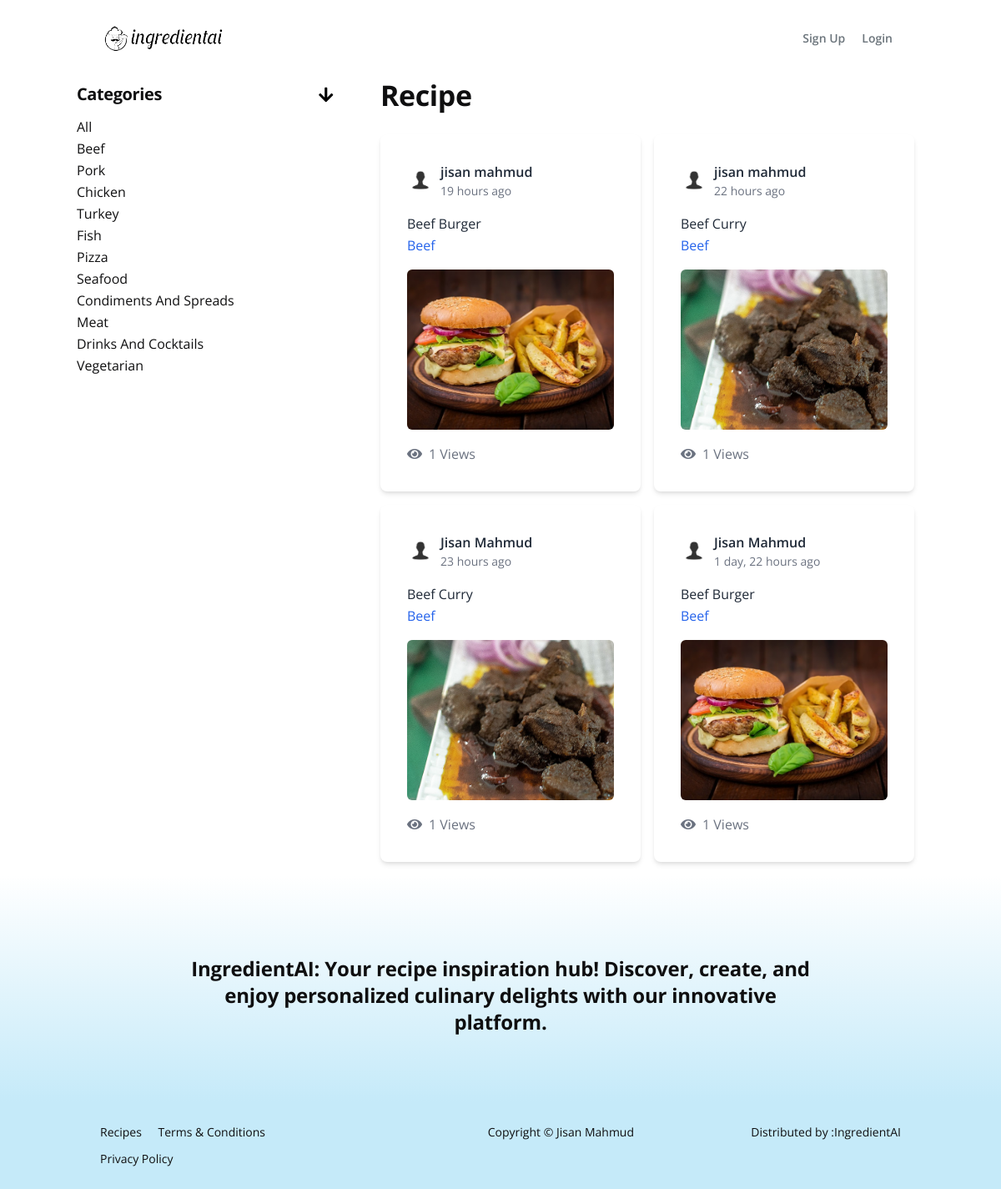
/blog/recipes/1, run on an earlier commit of the app's database.
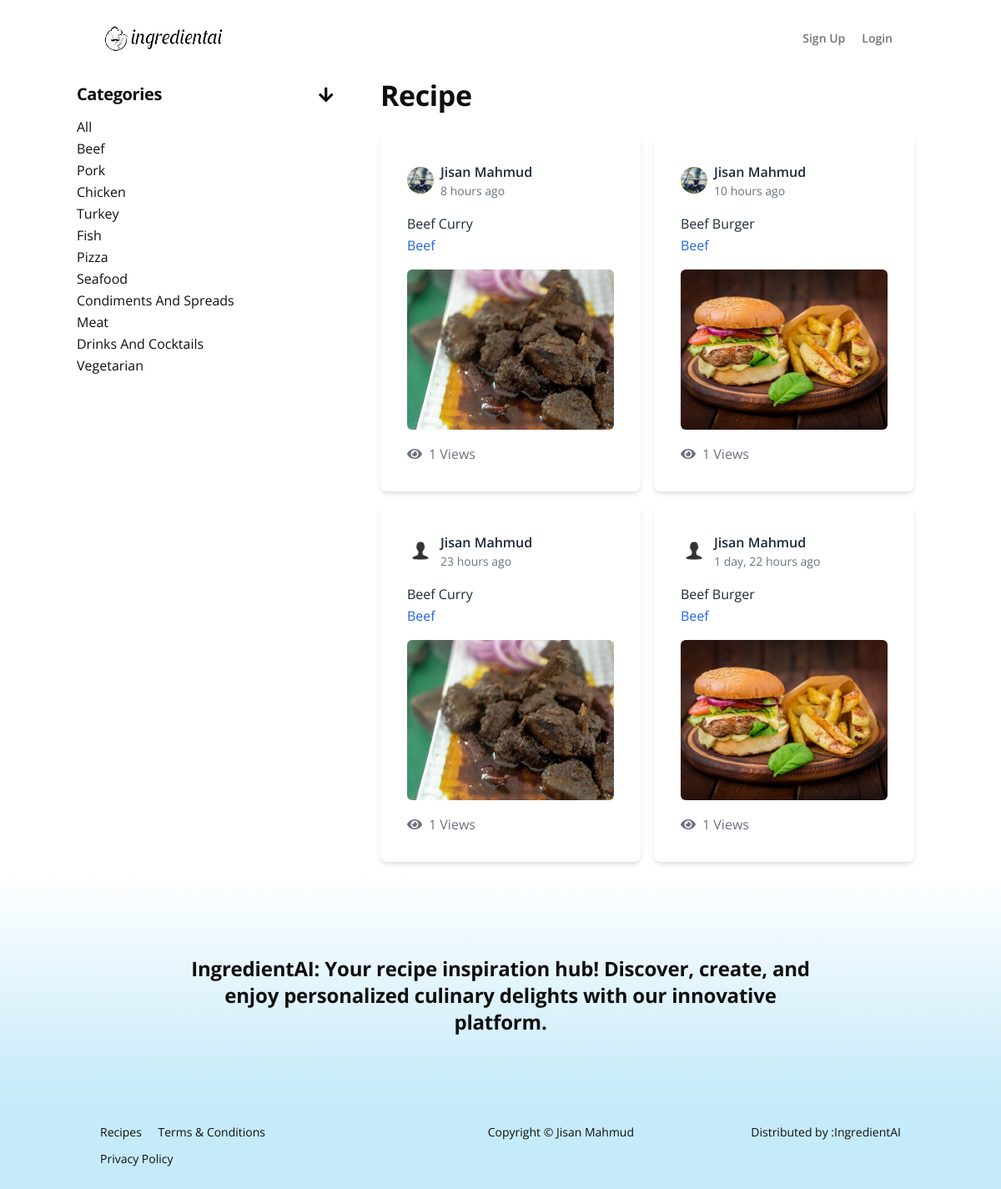
And on a later commit of the database.
### category/models.py (models this page shows)
class Category(models.Model):
    category_name = models.CharField(max_length= 100, unique= True)
    slug = models.SlugField(max_length= 150, blank= True, null= True)
    class Meta:
        verbose_name= 'category'
        verbose_name_plural= 'categories'

### blog/models.py (models this page shows, shortened)
class RecipeModel(models.Model):
    recipe_name = models.CharField(max_length= 250)
    slug = models.SlugField(max_length= 300, blank= True, null= True)
    image = models.ImageField(upload_to= 'recipe_image/', blank= True, default= 'recipe_image/recipe_thumb.webp')
    about = models.TextField()
    user = models.ForeignKey(CustomUser, on_delete= models.CASCADE, default= 1)
    category = models.ForeignKey(Category, on_delete= models.CASCADE, related_name= 'recipe')
    cooking_time = models.CharField(max_length= 50)
    calorie = models.CharField(max_length= 20)
    ingredients = models.TextField()
    instructions = models.TextField()
    notes = models.CharField(max_length= 250, blank= True, default= 'This recipe is AI-generated and IngredientAI has not verified it for accuracy or safety. It may contain errors. Always use your best judgement when making AI-generated dishes.')
    create_at = models.DateTimeField(auto_now_add= True)
    views = models.IntegerField(blank= True, default= 0)
    class Meta:
        verbose_name = 'Recipe'

### accounts/models.py (models this page shows, shortened)
class CustomUser(AbstractBaseUser, PermissionsMixin):
    email = models.EmailField(verbose_name= 'email address', max_length= 100, unique= True)
    profile_photo = models.ImageField(upload_to= 'profile_photos/', blank= True, default='profile_photos/profile.jpg')
    full_name = models.CharField(max_length= 50)
    bio = models.CharField(max_length= 100, default= '', blank= True)
    country = models.CharField(max_length= 40, blank= True)
    city = models.CharField(max_length= 40, blank= True)
    address = models.CharField(max_length= 150, blank= True)
    phone_number = models.CharField(max_length= 15, blank= True)
    date_of_birth = models.DateField(blank= True, null= True)
    twitter = models.CharField(max_length= 100, blank= True)
    github = models.CharField(max_length= 100, blank= True)
    linkedin = models.CharField(max_length= 100, blank= True)
    is_active = models.BooleanField(default= False)
    is_staff = models.BooleanField(default= False)
    is_superuser = models.BooleanField(default= False)
    date_joined = models.DateTimeField(default= timezone.now)
    objects = CustomUserManager()
    USERNAME_FIELD = 'email'
    REQUIRED_FIELDS = ['full_name']
    class Meta:
        verbose_name = 'User'
        verbose_name_plural = 'Users'

### blog/views.py (the view)
# urls.py: path('recipes/', RecipeView.as_view(), name= 'recipes'),
class RecipeView(View):
    def get(self, request, id= None):
        categories = Category.objects.all()
        if id is not None:
            recipes = RecipeModel.objects.filter(category__id= id).order_by('-create_at')
        else:
            recipes = RecipeModel.objects.all().order_by('-create_at')
        paginator = Paginator(recipes, 8)
        page_number = request.GET.get('page')
        recipes_obj = paginator.get_page(page_number)
        return render(request, 'blog/blog.html', {'recipes': recipes_obj, 'categories': categories})

### blog/templates/blog/blog.html (shortened to what this page needs)
{% extends "base.html" %}
{% load humanize %}
{% load static %}
{% block body %}
<div style="margin-top: 65px;" class="bg-white container">
	<div class="grid grid-cols-1 gap-4 lg:grid-cols-3 md:grid-cols-2 lg:gap-8">
		<div class="post p-5 lg:p-1 rounded-md">
			<div style="margin-top: 30px;">
				<h2 class="text-xl font-bold mb-3">Categories <i id="category_toggle" class="fa fa-arrow-down" onclick="toggleCategories()"></i></h2>
                <ul id="category_items">
                    <li><a href="{% url 'recipes' %}">All</a></li>
                    {% if categories %}
                      {% for category in categories %}
                        <li><a href="{% url 'recipes' category.id %}">{{category.category_name}}</a></li>
                      {% endfor %}
                    {% endif %}
                </ul>
			</div>
		</div>
		<div class="lg:col-span-2 p-4 bg-white mt-3" id="posted">
            <h2>Recipe </h2><br>
			<div class="grid grid-cols-1 lg:grid-cols-2 gap-4">
                {% if recipes %}
                  {% for recipe in recipes %}
                  {% if forloop.counter0|divisibleby:2 %}
                        <div class="bg-white p-8 rounded-lg shadow-md max-w-md">
                            <div class="flex items-center justify-between mb-4">
                                <div class="flex items-center space-x-2">
                                    <img src="{{recipe.user.profile_photo.url}}" alt="User Avatar" class="w-8 h-8 rounded-full">
                                    <div>
                                        <p class="text-gray-800 font-semibold"><a href="{% url 'views_profile' recipe.user.id %}">{{recipe.user.full_name}}</a></p>
                                        <p class="text-gray-500 text-sm">{{recipe.create_at|naturaltime}}</p>
                                    </div>
                                </div>
                            </div>
                            <div class="mb-4">
                                <p class="text-gray-800"><a href="{% url 'recipe_details' recipe.id recipe.slug %}">{{recipe.recipe_name}}</a></p>
                                <p class="text-blue-600">{{recipe.category.category_name}}</p>
                            </div>
                            <div class="mb-4">
                                <img src="{{recipe.image.url}}" alt="Post Image" class="w-full h-48 object-cover rounded-md">
                            </div>
                            <div class="flex items-center justify-between text-gray-500">
                                <div class="flex items-center space-x-2">
                                    <div class="flex items-center justify-between text-gray-500">
                                        <div class="flex items-center space-x-2">
                                        <i class="fa fa-eye"></i><span>{{recipe.views}} Views</span>
                                        </div>
                                    </div>
                                </div>
                            </div>
                        </div>
                    {% else %}
                        <div class="bg-white p-8 shadow-md rounded-lg">
                            <div class="flex items-center justify-between mb-4">
                                <div class="flex items-center space-x-2">
                                    <img src="{{recipe.user.profile_photo.url}}" alt="User Avatar" class="w-8 h-8 rounded-full">
                                    <div>
                                        <p class="text-gray-800 font-semibold"><a href="{% url 'views_profile' recipe.user.id %}">{{recipe.user.full_name}}</a></p>
                                        <p class="text-gray-500 text-sm">{{recipe.create_at|naturaltime}}</p>
                                    </div>
                                </div>
                            </div>
                            <div class="mb-4">
                                <p class="text-gray-800"><a href="{% url 'recipe_details' recipe.id recipe.slug %}">{{recipe.recipe_name}}</a></p>
                                <p class="text-blue-600">{{recipe.category.category_name}}</p>
                            </div>
                            <div class="mb-4">
                                <img src="{{recipe.image.url}}" alt="Post Image" class="w-full h-48 object-cover rounded-md">
                            </div>
                            <div class="flex items-center justify-between text-gray-500">
                                <div class="flex items-center space-x-2">
                                <i class="fa fa-eye"></i><span>{{recipe.views}} Views</span>
                                </div>
                            </div>
                        </div>
                    {% endif %}
                  {% endfor %}
                {% endif %}
			</div>
		</div>
	</div>
</div>
{% endblock body %}

### templates/base.html (shortened to what this page needs)
{% load static %}
<!DOCTYPE html>
<html lang="en">
    <head>
        <link href="{% static 'css/fontawesome-all.css' %}" rel="stylesheet" />
        <link href="https://unpkg.com/tailwindcss@^2/dist/tailwind.min.css" rel="stylesheet" />
        <link href="{% static 'css/swiper.css' %}" rel="stylesheet" />
        <link href="{% static 'css/magnific-popup.css' %}" rel="stylesheet" />
        <link href="{% static 'css/styles.css' %}" rel="stylesheet" />
    </head>
    <body data-spy="scroll" data-target=".fixed-top">
        <nav class="navbar fixed-top">
            <div class="container sm:px-4 lg:px-8 flex flex-wrap items-center justify-between lg:flex-nowrap">
                <a class="inline-block mr-4 py-0.5 text-xl whitespace-nowrap hover:no-underline focus:no-underline" href="{% url 'home' %}">
                    <img src="{% static 'images/logo.png' %}" alt="alternative" class="h-8" />
                </a>
                <div class="navbar-collapse offcanvas-collapse lg:flex lg:flex-grow lg:items-center" id="navbarsExampleDefault">
                    <ul class="pl-0 mt-3 mb-2 ml-auto flex flex-col list-none lg:mt-0 lg:mb-0 lg:flex-row">
                        {% if user.is_authenticated %}
                        <li>
                            <a class="nav-link page-scroll" href="{% url 'profile' %}">Profile</a>
                        </li>
                        <li>
                            <a class="nav-link page-scroll" href="{% url 'logout' %}">Logout</a>
                        </li>
                        {% else %}
                        <li>
                            <a class="nav-link page-scroll" href="{% url 'sign_up' %}">Sign Up</a>
                        </li>
                        <li>
                            <a class="nav-link page-scroll" href="{% url 'sign_in' %}">Login</a>
                        </li>
                        {% endif %}
                    </ul>
                </div>
            </div>
        </nav>
       {% block body %}
       {% endblock body %}
        <div class="footer">
            <div class="container px-4 sm:px-8">
                <h4 class="mb-8 lg:max-w-3xl lg:mx-auto">
                    IngredientAI: Your recipe inspiration hub! Discover, create, and enjoy personalized culinary delights with our innovative platform.</h4>
            </div>
        </div>
        <div class="copyright">
            <div class="container px-4 sm:px-8 lg:grid lg:grid-cols-3">
                <ul class="mb-4 list-unstyled p-small">
                    <li class="mb-2"><a href="{% url 'recipes' %}">Recipes</a></li>
                    <li class="mb-2"><a href="{% url 'terms' %}">Terms & Conditions</a></li>
                    <li class="mb-2"><a href="{% url 'privacy' %}">Privacy Policy</a></li>
                </ul>
                <p class="pb-2 p-small statement">Copyright © <a href="https://www.facebook.com/jisanmahmud247" class="no-underline">Jisan Mahmud</a></p>
                <p class="pb-2 p-small statement">Distributed by :<a href="{% url 'home' %}" class="no-underline">IngredientAI</a></p>
            </div>
        </div>
    </body>
</html>

### static/css/styles.css (style rules this page uses)
body, p { color: #0f0f10; font: 400 1rem/1.625rem "Open Sans", sans-serif; }
h2 { color: #0f0f10; font-weight: 700; font-size: 2.125rem; line-height: 2.625rem; letter-spacing: -0.4px; }
h4 { color: #0f0f10; font-weight: 700; font-size: 1.5rem; line-height: 2rem; letter-spacing: -0.2px; }
.p-small { font-size: 0.875rem; line-height: 1.5rem; }
.container { margin-left: auto; margin-right: auto; }
.navbar { position: relative; background-color: #f1f9fc; padding: 0.5rem 1rem; flex-flow: row wrap; justify-content: space-between; align-items: center; font-weight: 600; font-size: 0.875rem; line-height: 0.75rem; transition: all 0.2s ease; }
.fixed-top { position: fixed; top: 0; right: 0; left: 0; z-index: 1030; }
.navbar-collapse { flex-basis: 100%; }
.offcanvas-collapse { position: fixed; top: 3.25rem; bottom: 0; left: 100%; width: 100%; padding-right: 1rem; padding-left: 1rem; overflow-y: auto; visibility: hidden; background-color: #f1f9fc; transition: visibility 0.3s ease-in-out, -webkit-transform 0.3s ease-in-out; transition: transform 0.3s ease-in-out, visibility 0.3s ease-in-out; transition: transform 0.3s ease-in-out, visibility 0.3s ease-in-out, -webkit-transform 0.3s ease-in-out; }
.nav-link { display: block; padding-top: 0.625rem; padding-bottom: 0.625rem; color: #6b747b; text-decoration: none; line-height: 0.875rem; transition: all 0.2s ease; }
#category_toggle { float: right; padding: 5px; color: black; }
.footer { padding-top: 6rem; padding-bottom: 3rem; background: linear-gradient(rgba(255, 255, 255, 1), rgba(197, 234, 249, 1)); text-align: center; }
.copyright { padding-top: 1.5rem; background-color: #c5eaf9; text-align: center; }
@media (min-width: 1024px) { .navbar { background-color: transparent; flex-wrap: nowrap; justify-content: start; padding-left: 0; padding-right: 0; padding-top: 1.75rem; } }
@media (min-width: 1024px) { .navbar-collapse { flex-basis: auto; } }
@media (min-width: 1024px) { .offcanvas-collapse { position: static; top: auto; bottom: auto; left: auto; width: auto; padding-right: 0; padding-left: 0; background-color: transparent; overflow-y: visible; visibility: visible; } }
@media (min-width: 1024px) { .nav-link { padding-right: 0.625rem; padding-left: 0.625rem; } }
@media (min-width: 1024px) { .copyright { text-align: left; } }
@media (min-width: 1024px) { .copyright .list-unstyled li { display: inline-block; margin-right: 1rem; } }
@media (min-width: 1024px) { .copyright .statement { text-align: right; } }

What changed in the data, as far as the page shows it:
removed RecipeModel: user.profile_photo (placeholder picture), user.full_name "jisan mahmud", create_at "19 hours ago", recipe_name "Beef Burger", category.category_name "Beef", image (picture), views "1"
removed RecipeModel: user.profile_photo (placeholder picture), user.full_name "jisan mahmud", create_at "22 hours ago", recipe_name "Beef Curry", category.category_name "Beef", image (picture), views "1"
added RecipeModel: user.profile_photo (picture), user.full_name "Jisan Mahmud", create_at "8 hours ago", recipe_name "Beef Curry", category.category_name "Beef", image (picture), views "1"
added RecipeModel: user.profile_photo (picture), user.full_name "Jisan Mahmud", create_at "10 hours ago", recipe_name "Beef Burger", category.category_name "Beef", image (picture), views "1"
